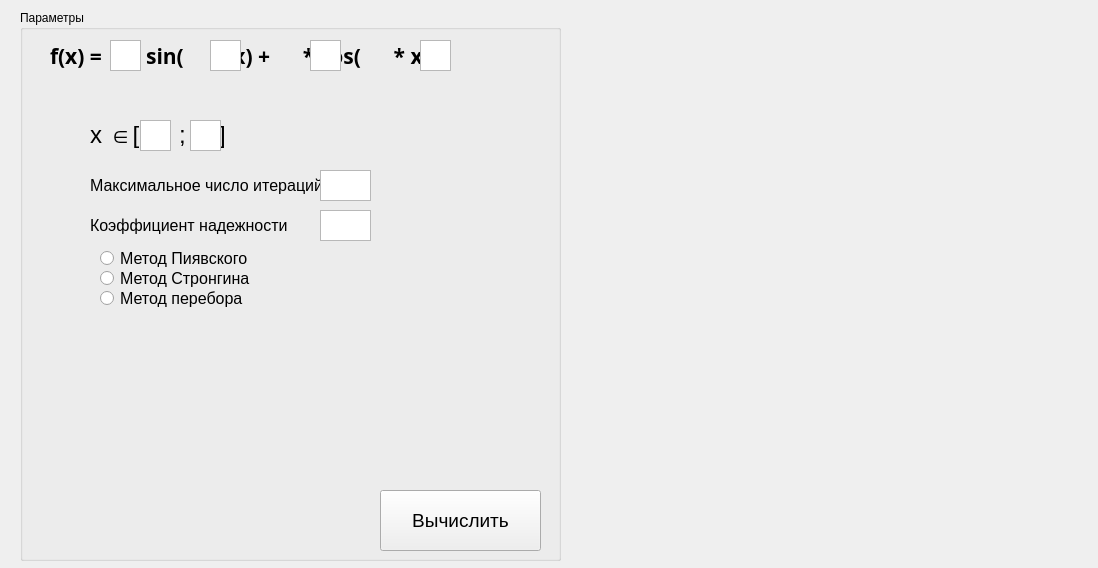
<?xml version="1.0" encoding="UTF-8"?>
<ui version="4.0">
 <class>MainWindow</class>
 <widget class="QMainWindow" name="MainWindow">
  <property name="geometry">
   <rect>
    <x>0</x>
    <y>0</y>
    <width>1098</width>
    <height>568</height>
   </rect>
  </property>
  <property name="sizePolicy">
   <sizepolicy hsizetype="Fixed" vsizetype="Fixed">
    <horstretch>0</horstretch>
    <verstretch>0</verstretch>
   </sizepolicy>
  </property>
  <property name="windowTitle">
   <string>Dynamic optimisation tool</string>
  </property>
  <property name="autoFillBackground">
   <bool>false</bool>
  </property>
  <widget class="QWidget" name="centralwidget">
   <widget class="QGroupBox" name="groupBox">
    <property name="geometry">
     <rect>
      <x>20</x>
      <y>10</y>
      <width>541</width>
      <height>551</height>
     </rect>
    </property>
    <property name="title">
     <string>Параметры</string>
    </property>
    <widget class="QLabel" name="labelFunc">
     <property name="geometry">
      <rect>
       <x>30</x>
       <y>30</y>
       <width>471</width>
       <height>31</height>
      </rect>
     </property>
     <property name="font">
      <font>
       <family>Arial Black</family>
       <pointsize>16</pointsize>
       <weight>75</weight>
       <bold>true</bold>
      </font>
     </property>
     <property name="layoutDirection">
      <enum>Qt::LeftToRight</enum>
     </property>
     <property name="text">
      <string>f(x) =     * sin(      * x) +      * cos(      * x)</string>
     </property>
    </widget>
    <widget class="QPlainTextEdit" name="funcParamA">
     <property name="geometry">
      <rect>
       <x>90</x>
       <y>30</y>
       <width>31</width>
       <height>31</height>
      </rect>
     </property>
     <property name="font">
      <font>
       <family>Arial</family>
       <pointsize>12</pointsize>
      </font>
     </property>
    </widget>
    <widget class="QPlainTextEdit" name="funcParamB">
     <property name="geometry">
      <rect>
       <x>190</x>
       <y>30</y>
       <width>31</width>
       <height>31</height>
      </rect>
     </property>
     <property name="font">
      <font>
       <family>Arial</family>
       <pointsize>12</pointsize>
      </font>
     </property>
    </widget>
    <widget class="QPlainTextEdit" name="funcParamC">
     <property name="geometry">
      <rect>
       <x>290</x>
       <y>30</y>
       <width>31</width>
       <height>31</height>
      </rect>
     </property>
     <property name="font">
      <font>
       <family>Arial</family>
       <pointsize>12</pointsize>
      </font>
     </property>
    </widget>
    <widget class="QPlainTextEdit" name="funcParamD">
     <property name="geometry">
      <rect>
       <x>400</x>
       <y>30</y>
       <width>31</width>
       <height>31</height>
      </rect>
     </property>
     <property name="font">
      <font>
       <family>Arial</family>
       <pointsize>12</pointsize>
      </font>
     </property>
    </widget>
    <widget class="QLabel" name="labelIter">
     <property name="geometry">
      <rect>
       <x>70</x>
       <y>160</y>
       <width>231</width>
       <height>31</height>
      </rect>
     </property>
     <property name="font">
      <font>
       <family>Arial</family>
       <pointsize>12</pointsize>
      </font>
     </property>
     <property name="text">
      <string>Максимальное число итераций</string>
     </property>
    </widget>
    <widget class="QPlainTextEdit" name="maxIterCount">
     <property name="geometry">
      <rect>
       <x>300</x>
       <y>160</y>
       <width>51</width>
       <height>31</height>
      </rect>
     </property>
     <property name="font">
      <font>
       <family>Arial</family>
       <pointsize>12</pointsize>
      </font>
     </property>
    </widget>
    <widget class="QLabel" name="labelInterval">
     <property name="geometry">
      <rect>
       <x>70</x>
       <y>110</y>
       <width>171</width>
       <height>31</height>
      </rect>
     </property>
     <property name="font">
      <font>
       <family>Arial</family>
       <pointsize>18</pointsize>
      </font>
     </property>
     <property name="text">
      <string>x ∈[      ;     ]</string>
     </property>
    </widget>
    <widget class="QPlainTextEdit" name="funcParamRightB">
     <property name="geometry">
      <rect>
       <x>170</x>
       <y>110</y>
       <width>31</width>
       <height>31</height>
      </rect>
     </property>
     <property name="font">
      <font>
       <family>Arial</family>
       <pointsize>12</pointsize>
      </font>
     </property>
    </widget>
    <widget class="QPlainTextEdit" name="funcParamLeftB">
     <property name="geometry">
      <rect>
       <x>120</x>
       <y>110</y>
       <width>31</width>
       <height>31</height>
      </rect>
     </property>
     <property name="font">
      <font>
       <family>Arial</family>
       <pointsize>12</pointsize>
      </font>
     </property>
    </widget>
    <widget class="QPlainTextEdit" name="r">
     <property name="geometry">
      <rect>
       <x>300</x>
       <y>200</y>
       <width>51</width>
       <height>31</height>
      </rect>
     </property>
     <property name="font">
      <font>
       <family>Arial</family>
       <pointsize>12</pointsize>
      </font>
     </property>
    </widget>
    <widget class="QLabel" name="labelR">
     <property name="geometry">
      <rect>
       <x>70</x>
       <y>200</y>
       <width>231</width>
       <height>31</height>
      </rect>
     </property>
     <property name="font">
      <font>
       <family>Arial</family>
       <pointsize>12</pointsize>
      </font>
     </property>
     <property name="text">
      <string>Коэффициент надежности</string>
     </property>
    </widget>
    <widget class="QRadioButton" name="radioButtonPiyavsky">
     <property name="geometry">
      <rect>
       <x>80</x>
       <y>240</y>
       <width>151</width>
       <height>17</height>
      </rect>
     </property>
     <property name="font">
      <font>
       <family>Arial</family>
       <pointsize>12</pointsize>
      </font>
     </property>
     <property name="text">
      <string>Метод Пиявского</string>
     </property>
    </widget>
    <widget class="QRadioButton" name="radioButtonStrongin">
     <property name="geometry">
      <rect>
       <x>80</x>
       <y>260</y>
       <width>151</width>
       <height>17</height>
      </rect>
     </property>
     <property name="font">
      <font>
       <family>Arial</family>
       <pointsize>12</pointsize>
      </font>
     </property>
     <property name="text">
      <string>Метод Стронгина</string>
     </property>
    </widget>
    <widget class="QRadioButton" name="radioButtonBrutforce">
     <property name="geometry">
      <rect>
       <x>80</x>
       <y>280</y>
       <width>151</width>
       <height>17</height>
      </rect>
     </property>
     <property name="font">
      <font>
       <family>Arial</family>
       <pointsize>12</pointsize>
      </font>
     </property>
     <property name="text">
      <string>Метод перебора</string>
     </property>
    </widget>
    <widget class="QPushButton" name="pushButtonCalculate">
     <property name="geometry">
      <rect>
       <x>360</x>
       <y>480</y>
       <width>161</width>
       <height>61</height>
      </rect>
     </property>
     <property name="font">
      <font>
       <family>Arial</family>
       <pointsize>14</pointsize>
      </font>
     </property>
     <property name="cursor">
      <cursorShape>PointingHandCursor</cursorShape>
     </property>
     <property name="text">
      <string>Вычислить</string>
     </property>
    </widget>
    <zorder>labelInterval</zorder>
    <zorder>labelFunc</zorder>
    <zorder>funcParamA</zorder>
    <zorder>funcParamB</zorder>
    <zorder>funcParamC</zorder>
    <zorder>funcParamD</zorder>
    <zorder>labelIter</zorder>
    <zorder>maxIterCount</zorder>
    <zorder>funcParamRightB</zorder>
    <zorder>funcParamLeftB</zorder>
    <zorder>horizontalSpacer</zorder>
    <zorder>r</zorder>
    <zorder>labelR</zorder>
    <zorder>radioButtonPiyavsky</zorder>
    <zorder>radioButtonStrongin</zorder>
    <zorder>radioButtonBrutforce</zorder>
    <zorder>pushButtonCalculate</zorder>
   </widget>
   <widget class="MplWidget" name="MplWidget" native="true">
    <property name="geometry">
     <rect>
      <x>580</x>
      <y>20</y>
      <width>511</width>
      <height>541</height>
     </rect>
    </property>
   </widget>
  </widget>
 </widget>
 <customwidgets>
  <customwidget>
   <class>MplWidget</class>
   <extends>QWidget</extends>
   <header>mplwidget.h</header>
   <container>1</container>
  </customwidget>
 </customwidgets>
 <resources/>
 <connections/>
</ui>
